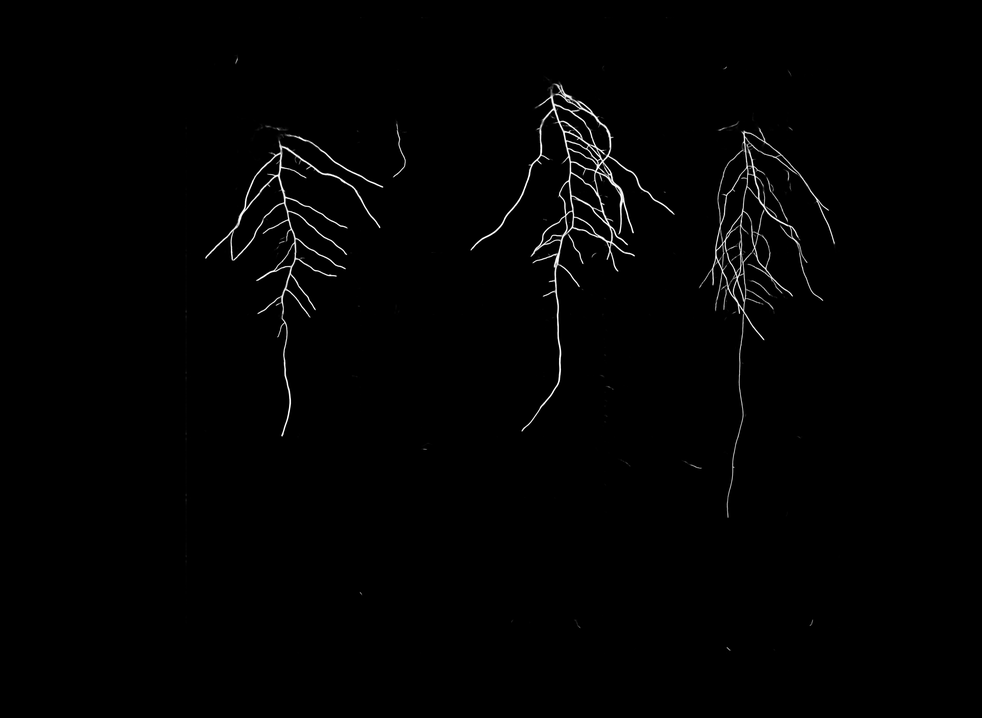
#> input picture Block B - Computer Vision/computer_vision/model_training/task5_test_image_prediction_daria_236578.png, 982 x 718 px, shrunk from 4112 x 3006 before the run, found by its file name
$ jupyter execute --allow-errors task6.ipynb
#> lines starting #> are read from the running program, lines starting #| are printed output that depends on the picture; after the words box and inside, x2 and y2 are one past the last pixel; in counts of white or black regions, pixels touching at a corner belong together
# Task 6: Individual Root Segmentation

The goal for this task is to perform instance segmentation at the root level, aiming to separate each individual root within the masks.

[cell 1]
# Import necessary modules
import cv2
import numpy as np
import matplotlib.pyplot as plt
import os
from sklearn.cluster import KMeans

The final logic for solving this task has been based on multiple assumptions:
- There are always 5 plants in the image (even if germination has not started yet)
- A plant is considered to have an area of min 250 pixels
- A plant's area is: h = 1.5 x w
- Components that start too low in the image are ignored

The solution works by first identifying all groups of connected white pixels in a binary mask, with each group considered a potential object. The script then applies a series of filtering criteria to these components to ensure that only valid plants are kept. It discards components that are too small (min_area), not tall enough relative to their width (aspect_ratio_threshold), or located too low in the image (vertical_start_thresh_ratio). After filtering, the script spatially assigns each valid component to one of five vertical "bands" based on its horizontal position (centroid), assuming there are five plants. Finally, it creates and visualizes a separate binary mask for each plant, effectively achieving instance segmentation by isolating each plant's root structure into its own image.

## Step 1: Load raw prediction

[cell 2]
# Load the raw predicted mask from inference notebook task 5 (grayscale: 0–255)
raw_path = r"C:\BUAS\retake\2024-25b-fai2-adsai-dariavladutu236578\datalab_tasks\task5\task5_test_image_prediction_daria_236578.png"
raw_loaded = cv2.imread(raw_path, cv2.IMREAD_GRAYSCALE)
#> raw_loaded is the input picture: shape (718, 982); min 0, max 255, mean 2.3

plt.figure(dpi=150)
plt.imshow(raw_loaded, cmap='gray')
plt.title('Step 1: Raw prediction (0–255)')
plt.axis('off')
plt.show()

## Step 2: Threshold the prediction

Here we convert the raw prediction into a clean binary mask by setting the threshold that controls the stictness of what is considered part of the root system and what is not (1 - root system, 0 - others). We then perform binarisation by converting the fraction 0.1 into the 0-255 range, helping to eliminate low-confidence predicyions and retaining only the regions where the model is confident about root presence.

[cell 3]
# Threshold the raw prediction
threshold = 0.1
binaclosed_croppedry = (raw_loaded > int(threshold * 255)).astype(np.uint8)
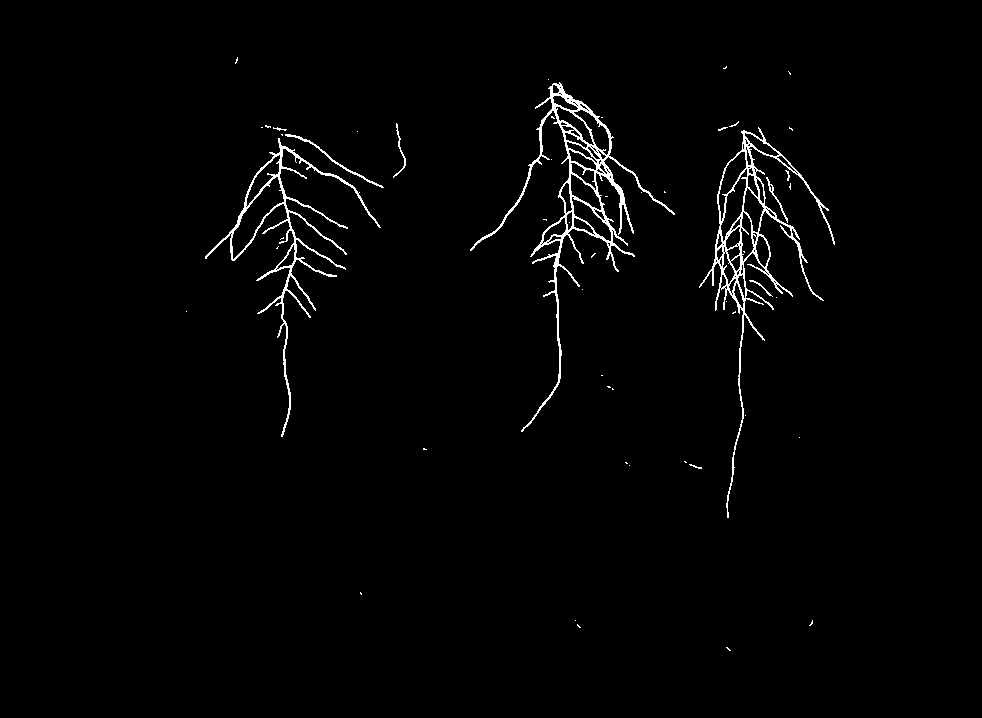
#> binaclosed_croppedry: shape (718, 982); values 0 (black) and 1 (white), 1.6% white in thin lines or dots, all inside (x1, y1, x2, y2) = (186, 57, 835, 651)

plt.figure(dpi=150)
#> (the rest of this cell did not finish here and is left out)
